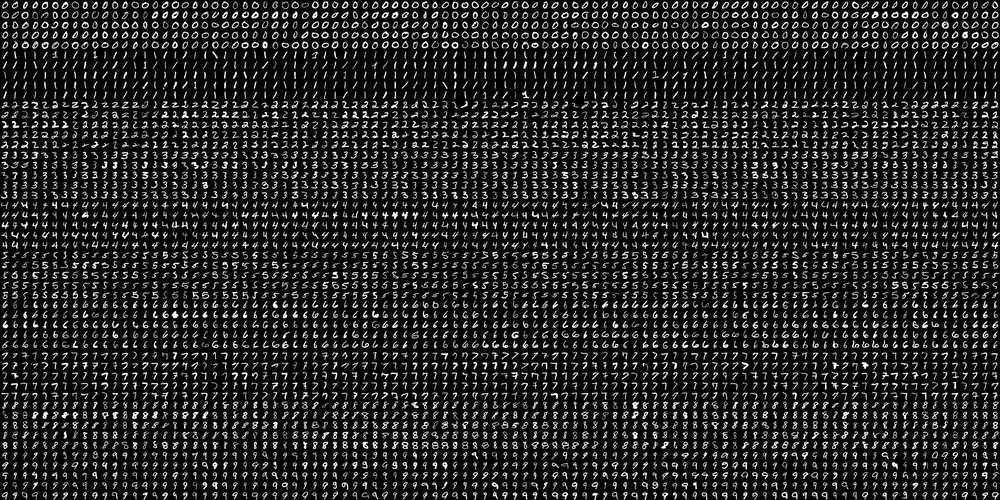
#> input picture conteudo_aula/aula26_08/digits.png, 1000 x 500 px, shrunk from 2000 x 1000 before the run
$ jupyter execute --allow-errors classificaoca_imagens.ipynb
#> lines starting #> are read from the running program, lines starting #| are printed output that depends on the picture
[cell 1]
import numpy as np
import matplotlib.pyplot as plt
import skimage.feature

[cell 2]
def read_digits(file, digits_per_class):
#> called with file = 'digits.png', digits_per_class = 500
  original_img = plt.imread(file)
#> original_img is the input picture: shape (500, 1000) float32; min 0, max 1, mean 0.141
  digit_size = 20

  num_rows, num_cols = original_img.shape
#> num_rows = 500; num_cols = 1000
  num_rows_digits = num_rows // digit_size
#> num_rows_digits = 25
  num_cols_digits = num_cols // digit_size
#> num_cols_digits = 50

  all_digits_images = []
  for i in range(num_rows_digits):
    for j in range(num_cols_digits):
      d_img = original_img[i * digit_size: (i+1)*digit_size,
                           j * digit_size: (j+1)*digit_size]
      all_digits_images.append(d_img)
#> after the loop, all_digits_images = 1250 items

  return all_digits_images

[cell 3]
digit_per_class = 500
num_class = 10
all_digit_images =  read_digits('digits.png', digit_per_class)
#> all_digit_images = 1250 items

k = 0
plt.figure(figsize=[8, 8])
#> (the rest of this cell did not finish here and is left out)

[cell 4]
from posixpath import split


split_amount = digit_per_class // 2
train_imgs = []
test_imgs = []

for c in range(num_class):
  class_images = all_digit_images[c * digit_per_class:
                                 (c+1) * digit_per_class]
  train_imgs.extend(class_images[:split_amount])
  test_imgs.extend(class_images[split_amount:])
#> after the loop, test_imgs = 500 items; train_imgs = 750 items

labels = []
for c in range(num_class):
  labels.extend([c] * split_amount)

labels = np.array(labels)
np.bincount(labels)

[cell 5]
def hog_properties(img_list, nbins, cell_size, block_size):
#> called with nbins = 9, cell_size = (5, 5), block_size = (2, 2)
  hog_data = []

  for img in img_list:
    # Recebe uma imagem e retorna um vetor de 324 caracteristicas
    hog = skimage.feature.hog(img,
                              orientations=nbins,
                              pixels_per_cell=cell_size,
                              cells_per_block=block_size)
    hog_data.append(hog)
#> after the loop, hog_data = 750 items

  return np.array(hog_data)
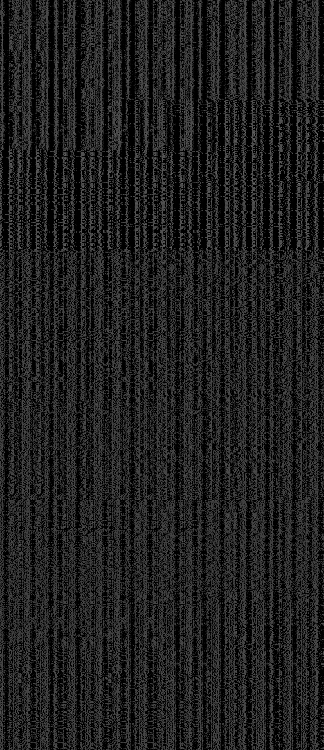
#> returned value: shape (750, 324) float32; min 0, max 0.491, mean 0.123

nbins = 9
cell_size = (5, 5)
block_size = (2, 2)
train_data = hog_properties(train_imgs, nbins, cell_size, block_size)

[cell 6]
train_data.shape
#> Out = (750, 324)

[cell 7]
from sklearn.neighbors import KNeighborsClassifier

knn = KNeighborsClassifier(n_neighbors=3)
#> (the rest of this cell did not finish here and is left out)

[cell 8]
test_data = hog_properties(test_imgs, nbins, cell_size, block_size)
#> call 2 of hog_properties, with nbins = 9, cell_size = (5, 5), block_size = (2, 2)
#> after the loop in hog_properties (call 2), `for img in img_list:`: hog_data = 500 items
#> in hog_properties (call 2), `return np.array(hog_data)`:
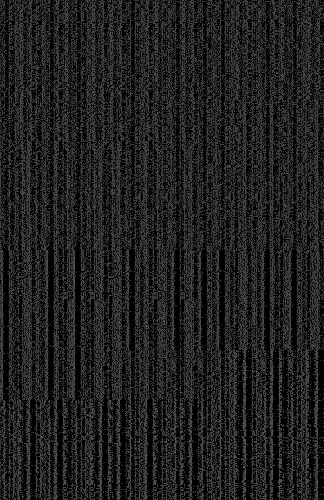
#> returned value: shape (500, 324) float32; min 0, max 0.422, mean 0.126
